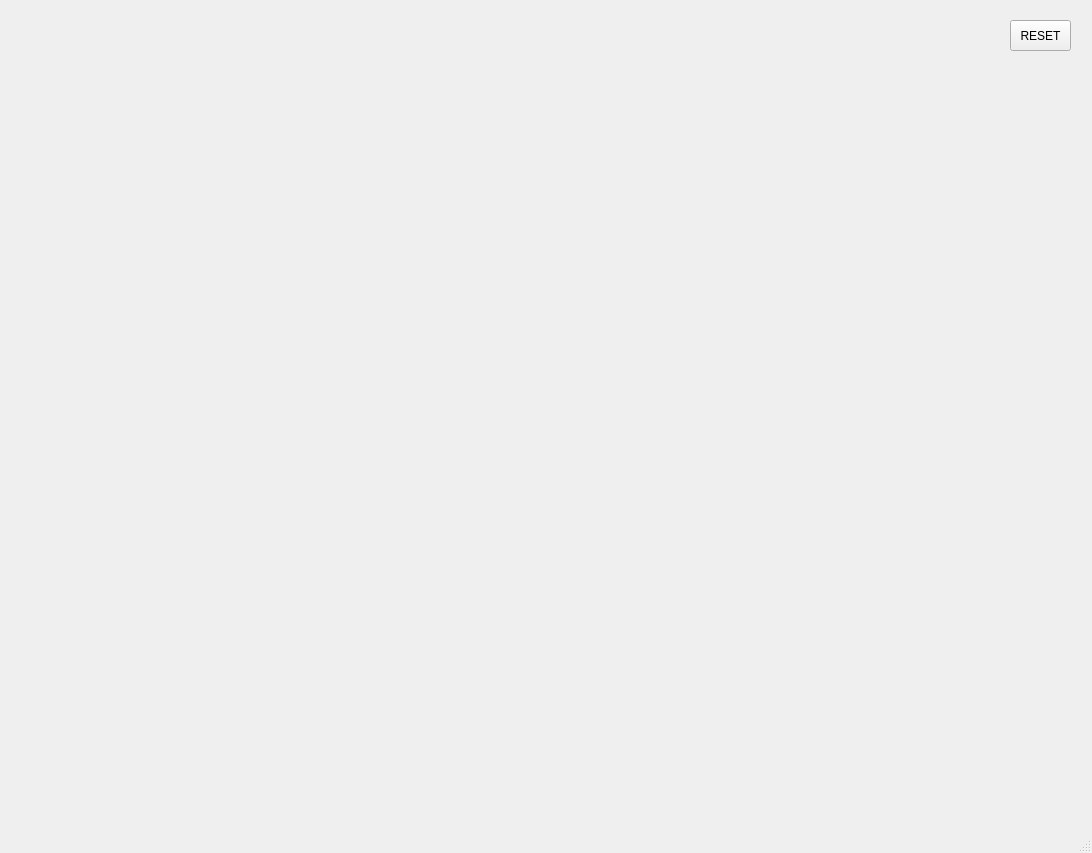
<?xml version="1.0" encoding="UTF-8"?>
<ui version="4.0">
 <class>MainWindow</class>
 <widget class="QMainWindow" name="MainWindow">
  <property name="geometry">
   <rect>
    <x>0</x>
    <y>0</y>
    <width>1092</width>
    <height>853</height>
   </rect>
  </property>
  <property name="windowTitle">
   <string>MainWindow</string>
  </property>
  <widget class="QWidget" name="centralwidget">
   <widget class="QPushButton" name="pb">
    <property name="geometry">
     <rect>
      <x>1010</x>
      <y>20</y>
      <width>61</width>
      <height>31</height>
     </rect>
    </property>
    <property name="text">
     <string>RESET</string>
    </property>
    <property name="iconSize">
     <size>
      <width>40</width>
      <height>40</height>
     </size>
    </property>
   </widget>
  </widget>
  <widget class="QMenuBar" name="menubar">
   <property name="geometry">
    <rect>
     <x>0</x>
     <y>0</y>
     <width>1092</width>
     <height>21</height>
    </rect>
   </property>
  </widget>
  <widget class="QStatusBar" name="statusbar"/>
 </widget>
 <resources/>
 <connections/>
</ui>
